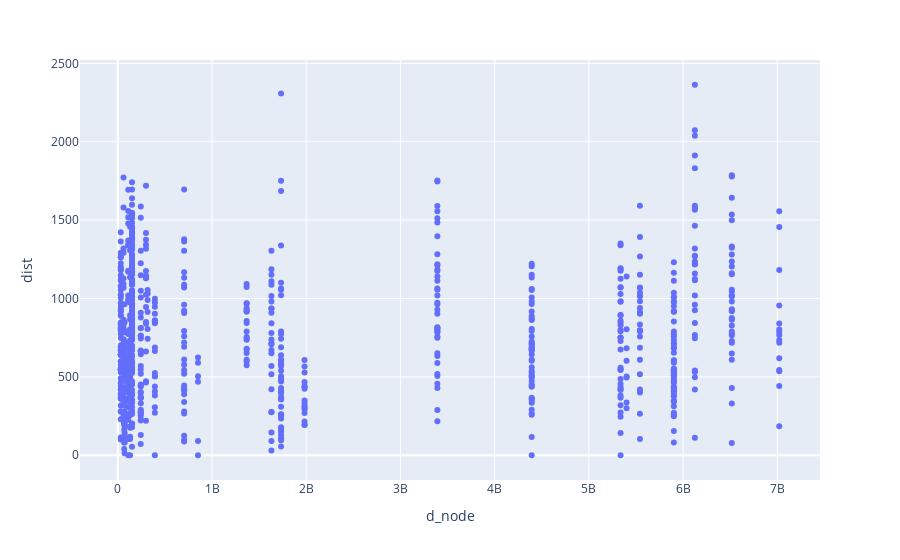

Source (notebook cell):
### Code cell
fig = px.scatter(all_ods2, x='d_node', y='dist')
fig.show()

### Figure 1 — Plotly figure (JSON) as saved in the notebook; plotly's stock layout.template omitted (floating-point values rounded to 4 significant figures; data arrays with more than 128 entries replaced by an {"elided": "..."} marker saying what was removed)
{"data": [{"hovertemplate": "d_node=%{x}<br>dist=%{y}<extra></extra>", "legendgroup": "", "marker": {"color": "#636efa", "symbol": "circle"}, "mode": "markers", "name": "", "showlegend": false, "type": "scatter", "x": {"elided": "877 int values"}, "xaxis": "x", "y": {"elided": "877 float values"}, "yaxis": "y"}], "layout": {"legend": {"tracegroupgap": 0}, "margin": {"t": 60}, "xaxis": {"anchor": "y", "domain": [0, 1], "title": {"text": "d_node"}}, "yaxis": {"anchor": "x", "domain": [0, 1], "title": {"text": "dist"}}}}
